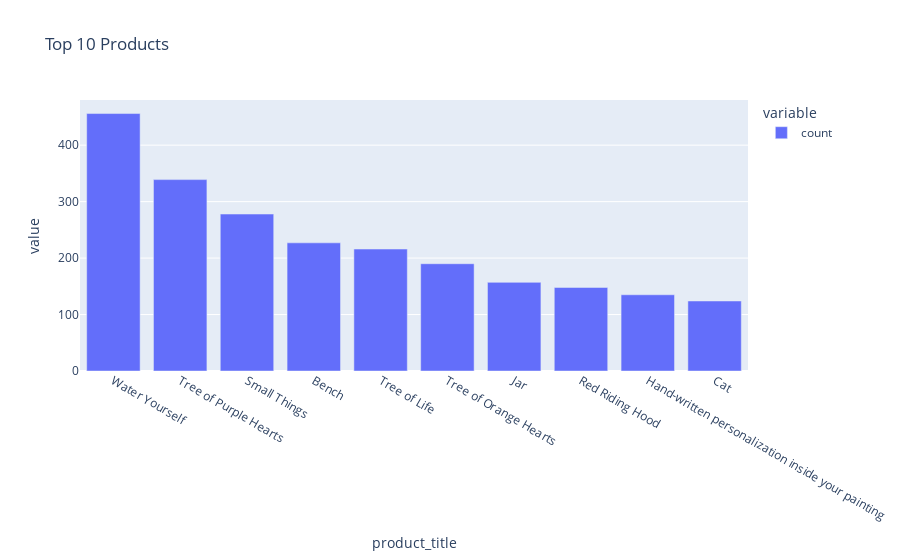

Notebook code cell kept with this figure:
### Code cell
px.bar(newc.product_title.value_counts().head(10), title='Top 10 Products')

### Figure 1 — Plotly figure (JSON) as saved in the notebook; plotly's stock layout.template omitted (floating-point values rounded to 4 significant figures)
{"data": [{"alignmentgroup": "True", "hovertemplate": "variable=count<br>product_title=%{x}<br>value=%{y}<extra></extra>", "legendgroup": "count", "marker": {"color": "#636efa", "pattern": {"shape": ""}}, "name": "count", "offsetgroup": "count", "orientation": "v", "showlegend": true, "textposition": "auto", "type": "bar", "x": ["Water Yourself", "Tree of Purple Hearts", "Small Things", "Bench", "Tree of Life", "Tree of Orange Hearts", "Jar", "Red Riding Hood", "Hand-written personalization inside your painting", "Cat"], "xaxis": "x", "y": [456, 339, 278, 227, 216, 190, 157, 148, 135, 124], "yaxis": "y"}], "layout": {"barmode": "relative", "legend": {"title": {"text": "variable"}, "tracegroupgap": 0}, "title": {"text": "Top 10 Products"}, "xaxis": {"anchor": "y", "domain": [0, 1], "title": {"text": "product_title"}}, "yaxis": {"anchor": "x", "domain": [0, 1], "title": {"text": "value"}}}}
